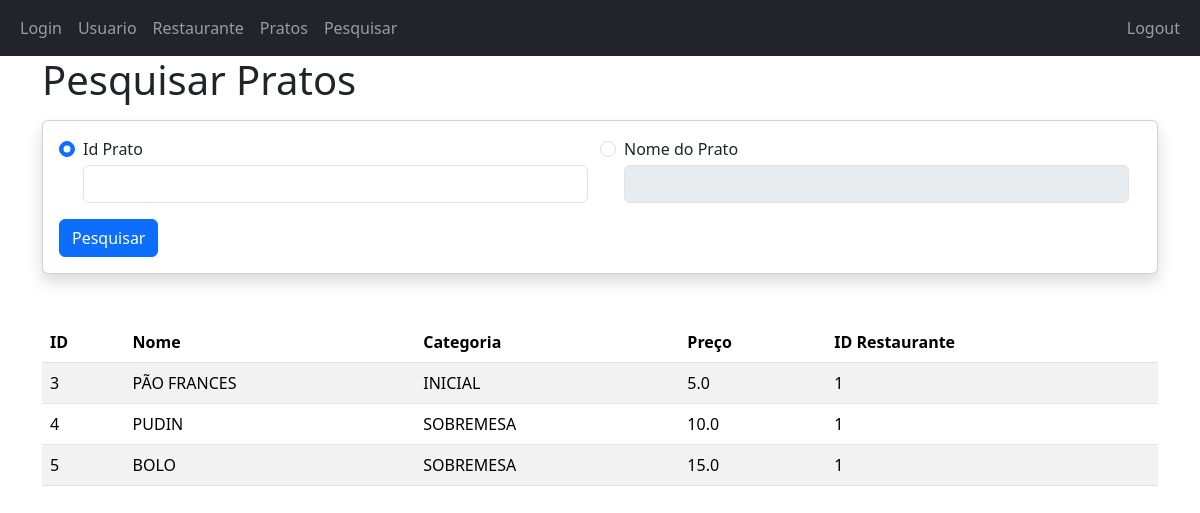
The app's page /pesquisar (signed in), older data.
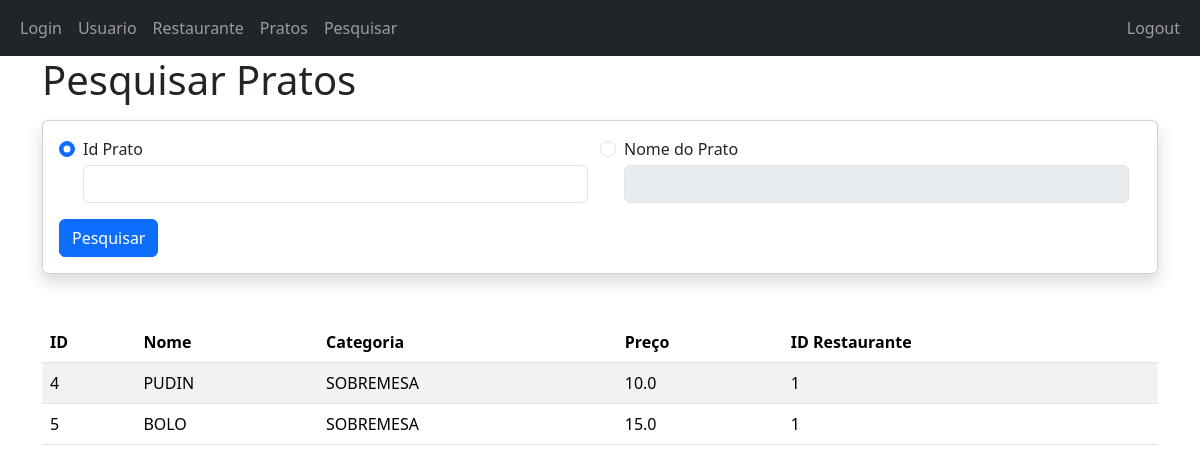
The same page, newer data.
### modelos.py (models this page shows, shortened)
class Plate(db.Model):
    __tablename__ = constantes.PLATES_TABLE_NAME
    id         = db.Column(db.Integer, primary_key = True)
    name       = db.Column(db.String(100), nullable = False)
    category   = db.Column(db.String(200), nullable = False)
    price      = db.Column(db.String(5), nullable = False)
    restaurant_id = db.Column(db.Integer, db.ForeignKey("restaurants.id"))
    created_on = db.Column(db.DateTime(), default=datetime.utcnow)

### visualizar_Pesquisa.py (the view)
@app.route(constantes.ID_ROUTE_SEARCH, methods=["POST", "GET"])
def search():
    if utils.is_empty_session():
        return utils.render_login_page(constantes.MESSAGE_PLEASE_LOG_IN)
    plates = None
    message = None
    if request.method == 'POST':
        plate_id = request.form.get('plate_id')
        plate_name = request.form.get('plate_name')
        if plate_id:
            plates = Plate.query.filter(Plate.id == plate_id).all()
        if plate_name:
            plates = Plate.query\
                .filter(Plate.name == plate_name.upper())\
                .order_by(Plate.restaurant_id).all()
        if not plates:
            message = constantes.MESSAGE_NOTHING_FOUND
    else:
        plates = Plate.query.order_by(Plate.id).all()
    return render_template(constantes.ID_PAGE_SEARCH, plates=plates, message=message)

### utils.py (called while the page is built)
def is_empty_session():
    return constantes.SESSION_ID not in session or session[constantes.SESSION_ID] == None

### templates/pesquisa.html (shortened to what this page needs)
{% extends "aplicacao.html" %}
{% block content %}
<div class="container">
    <h1 class="mb-3">Pesquisar Pratos</h1>
    <div class="card shadow p-3 mb-5 bg-body rounded">
        <form method="POST" action="/pesquisar">
            <div class="container">
                <div class="row">
                    <div class="form-check mb-3 col">
                        <input class="form-check-input" type="radio" name="flexRadioDefault" id="radioPlateId" checked>
                        <label class="form-check-label mb-1" for="radioPlateId">
                            Id Prato
                        </label>
                        <input type="number" class="form-control" id="fieldPlateId" name="plate_id" required>
                    </div>
                    <div class="form-check col">
                        <input class="form-check-input" type="radio" name="flexRadioDefault" id="radioPlateName">
                        <label class="form-check-label mb-1" for="radioPlateName">
                            Nome do Prato
                        </label>
                        <input type="text" class="form-control" id="fieldPlateName" name="plate_name" disabled required>
                    </div>
                </div>
            </div>
            <div class="col">
                <button type="submit" class="btn btn-primary">Pesquisar</button>
            </div>
        </form>
    </div>
    <div class="mt-3">
        <table class="table table-striped">
            <thead class="thead-dark">
                <th>ID</th>
                <th>Nome</th>
                <th>Categoria</th>
                <th>Preço</th>
                <th>ID Restaurante</th>
            </thead>
            <tbody>
                {% for plate in plates %}
                <tr>
                    <td>{{ plate.id }}</td>
                    <td>{{ plate.name }}</td>
                    <td>{{ plate.category }}</td>
                    <td>{{ plate.price }}</td>
                    <td>{{ plate.restaurant_id }}</td>
                </tr>
                {% endfor %}
            </tbody>
        </table>
    </div>
</div>
{% endblock %}

Row changes from the older to the newer data that the page shows:
removed Plate: id "3", name "PÃO FRANCES", category "INICIAL", price "5.0", restaurant_id "1"
